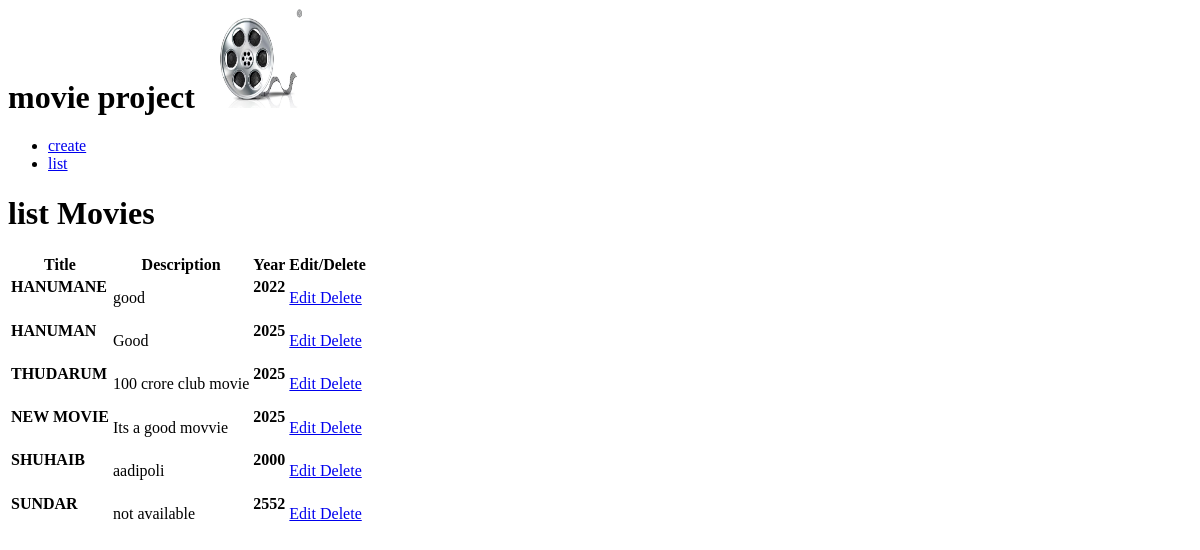
/list/, run on an earlier commit of the app's database.
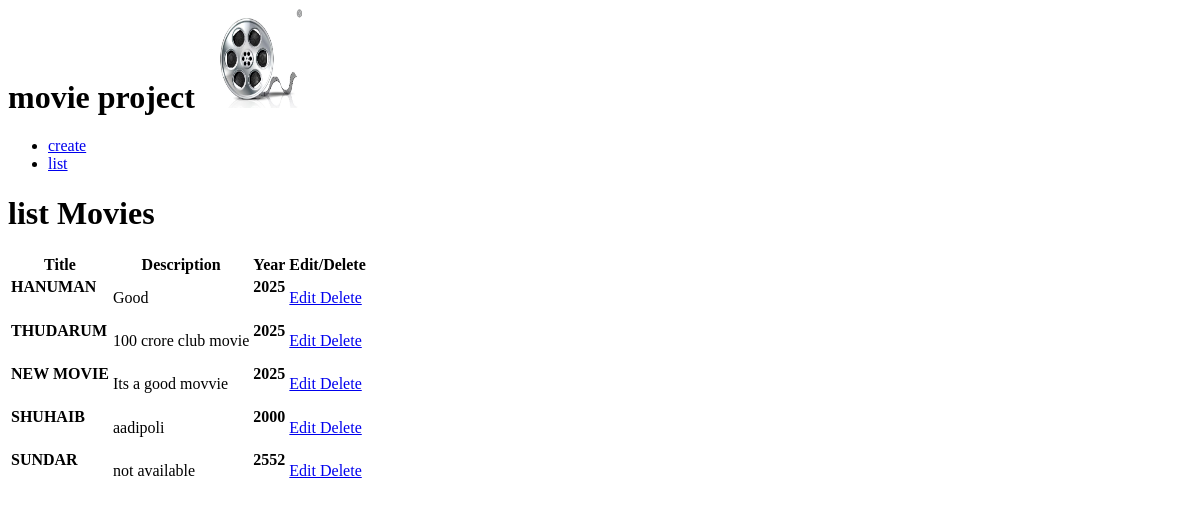
And on a later commit of the database.
### movies/models.py (models this page shows)
class MovieInfo (models.Model):
    title=models.CharField(max_length=250)
    year=models.IntegerField(null=True)
    desc=models.TextField()

### movies/views.py (the view)
# urls.py: path('list/',views.list,name='list'),
def list(request):
    movie_data = MovieInfo.objects.all()
    print(movie_data)
    return render(request,'list.html',{'movie_list':movie_data})

### templates/list.html (shortened to what this page needs)
{% extends 'blank.html' %}
{% load static %}
{% block content %}
<h1>list Movies</h1>
<table>
    <tr>
        <th>Title </th>
        <th>Description </th>
        <th>Year </th>
        <th>Edit/Delete</th>
    </tr>
{% for movie_obj in movie_list %}
<tr>
<td><h4>{{movie_obj.title | upper}}</h4></td>
<td><p>{{movie_obj.desc | default:"not available"}}</p></td>
<td><h4>{{movie_obj.year}}</h4></td>
<td><a href="{% url 'edit' movie_obj.id %}">Edit </a><a href="{% url 'delete' movie_obj.id %}">Delete</a></td>
</tr>
{% endfor %}
{% endblock %}

What changed in the data, as far as the page shows it:
removed MovieInfo: title "HANUMANE", desc "good", year "2022"
